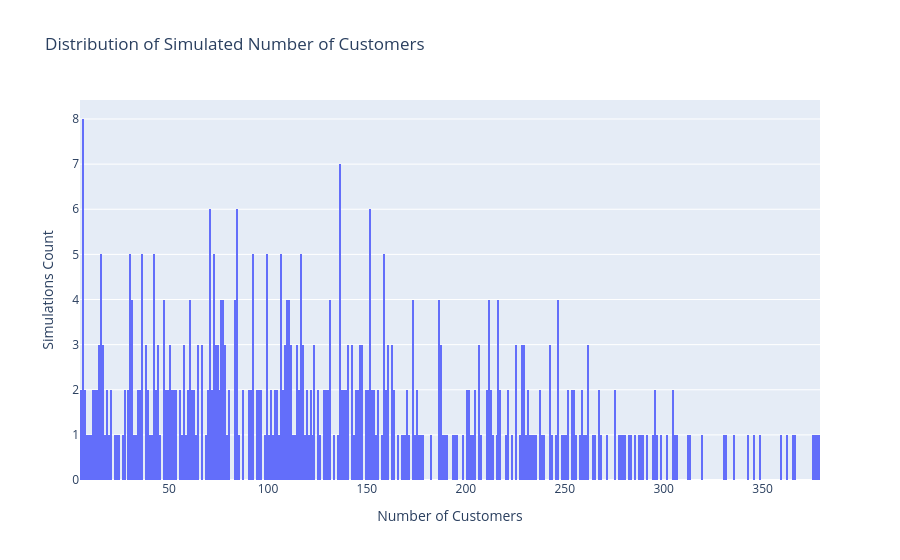

Write notebook code for a chart like this one.
### Code cell
kva_rating = npg_substations_df.loc[npg_substations_df["site_name"] == "SEVENTH STREET HORDEN"]["kva_rating"].values[0]

# Get the empirical distribution data
kva_per_customer_values = ukpn_substations_df["kva_per_customer"].dropna().values

# Drop zeros from kva_per_customer_values to avoid division by zero
kva_per_customer_values = kva_per_customer_values[kva_per_customer_values != 0]

# Perform Monte Carlo simulation
n_simulations = 500  # Number of simulations to run
simulated_customer_count = []

for _ in range(n_simulations):
    # Randomly sample from the empirical distribution
    sampled_kva_per_customer = np.random.choice(kva_per_customer_values)
    # Add a bit of noise to counteract the rounding in kva_per_customer
    sampled_kva_per_customer = sampled_kva_per_customer * (1 + np.random.normal(0, 0.07))
    # Calculate estimated number of customers
    estimated_customers = kva_rating / sampled_kva_per_customer
    simulated_customer_count.append(round(estimated_customers))

# Convert to numpy array for easier analysis
simulated_customer_count = np.array(simulated_customer_count)

# Analyze the results
print(f"kVA rating {kva_rating}")
print(f"Mean estimated customers: {np.mean(simulated_customer_count):.1f}")
print(f"Median estimated customers: {np.median(simulated_customer_count):.1f}")
print(f"95% confidence interval: [{np.percentile(simulated_customer_count, 2.5):.1f}, {np.percentile(simulated_customer_count, 97.5):.1f}]")
upper_bound = np.percentile(simulated_customer_count, 97.5)

# Visualize the distribution
fig = go.Figure(data=[go.Histogram(
    x=simulated_customer_count,
    xbins=dict(start=0, end=upper_bound + 1, size=1),
    name='Simulated Number of Customers'
)])

fig.update_layout(
    title='Distribution of Simulated Number of Customers',
    xaxis_title='Number of Customers',
    yaxis_title='Simulations Count'
)

fig.show()

### Figure 1 — Plotly figure (JSON) as saved in the notebook; plotly's stock layout.template omitted (floating-point values rounded to 4 significant figures; data arrays with more than 128 entries replaced by an {"elided": "..."} marker saying what was removed)
{"data": [{"name": "Simulated Number of Customers", "type": "histogram", "x": {"elided": "500 int values"}, "xbins": {"end": 378.5, "size": 1, "start": 0}}], "layout": {"title": {"text": "Distribution of Simulated Number of Customers"}, "xaxis": {"title": {"text": "Number of Customers"}}, "yaxis": {"title": {"text": "Simulations Count"}}}}
